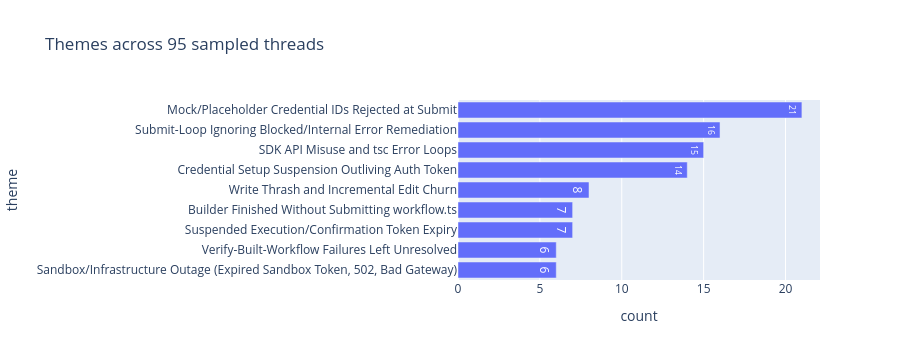

Write notebook code for a chart like this one.
### Markdown cell above
## 7. LLM-narrated failure clusters

Output of `narrate.py` — Opus 4.7 reads each sampled thread's full I/O,
produces a structured failure narrative, then a second pass clusters
the narratives into themes. Loads `data/narrated/<window>.json` if it
exists; skip this section otherwise.

### Code cell
import json
from pathlib import Path
from IPython.display import display, Markdown, HTML

narrated_path = Path('data/narrated') / f'{WINDOW}.json'
if not narrated_path.exists():
    display(Markdown(f"_No narrated data at `{narrated_path}` — run `./narrate.py --window {WINDOW}` to generate._"))
else:
    nb_blob = json.loads(narrated_path.read_text())
    nar_by_thread = {n['thread_id']: n for n in nb_blob['narratives']}
    themes = nb_blob.get('themes', [])

    display(Markdown(
        f"**Sample:** {nb_blob['sample_size']} threads &nbsp;|&nbsp; "
        f"**Model:** {nb_blob['model']} &nbsp;|&nbsp; "
        f"**Tokens:** {nb_blob['tokens']['input']:,} in / {nb_blob['tokens']['output']:,} out"
    ))

    # Theme overview chart
    if themes:
        import plotly.express as px
        df_themes = pd.DataFrame([
            {'theme': t['name'], 'count': t['count']} for t in themes
        ]).sort_values('count', ascending=True)
        fig = px.bar(df_themes, x='count', y='theme', orientation='h',
                     title=f"Themes across {nb_blob['sample_size']} sampled threads",
                     text='count')
        fig.update_layout(height=max(360, 36 * len(themes)))
        fig.show()

    # Per-theme drilldown
    for t in sorted(themes, key=lambda x: -x['count']):
        ex_links = []
        for tid in t.get('example_thread_ids', [])[:5]:
            n = nar_by_thread.get(tid)
            tag = n['narrative']['pattern_tag'] if n else '?'
            ex_links.append(f'<a href="{thread_url(tid)}" target="_blank"><code>{tid[:8]}</code></a> <em>{tag}</em>')
        display(Markdown(
            f"### {t['name']} &nbsp;<small>({t['count']} threads)</small>\n\n"
            f"{t['description']}\n\n"
            f"**Pattern tags:** " + ', '.join(f'`{tg}`' for tg in t.get('pattern_tags', [])) + "\n\n"
            f"**Examples:** " + ' &nbsp;·&nbsp; '.join(ex_links)
        ))

### Figure 1 — Plotly figure (JSON) as saved in the notebook; plotly's stock layout.template omitted (floating-point values rounded to 4 significant figures)
{"data": [{"hovertemplate": "count=%{text}<br>theme=%{y}<extra></extra>", "legendgroup": "", "marker": {"color": "#636efa", "pattern": {"shape": ""}}, "name": "", "orientation": "h", "showlegend": false, "text": [6.0, 6.0, 7.0, 7.0, 8.0, 14.0, 15.0, 16.0, 21.0], "textposition": "auto", "type": "bar", "x": [6, 6, 7, 7, 8, 14, 15, 16, 21], "xaxis": "x", "y": ["Sandbox/Infrastructure Outage (Expired Sandbox Token, 502, Bad Gateway)", "Verify-Built-Workflow Failures Left Unresolved", "Suspended Execution/Confirmation Token Expiry", "Builder Finished Without Submitting workflow.ts", "Write Thrash and Incremental Edit Churn", "Credential Setup Suspension Outliving Auth Token", "SDK API Misuse and tsc Error Loops", "Submit-Loop Ignoring Blocked/Internal Error Remediation", "Mock/Placeholder Credential IDs Rejected at Submit"], "yaxis": "y"}], "layout": {"barmode": "relative", "height": 360, "legend": {"tracegroupgap": 0}, "title": {"text": "Themes across 95 sampled threads"}, "xaxis": {"anchor": "y", "domain": [0.0, 1.0], "title": {"text": "count"}}, "yaxis": {"anchor": "x", "domain": [0.0, 1.0], "title": {"text": "theme"}}}}
